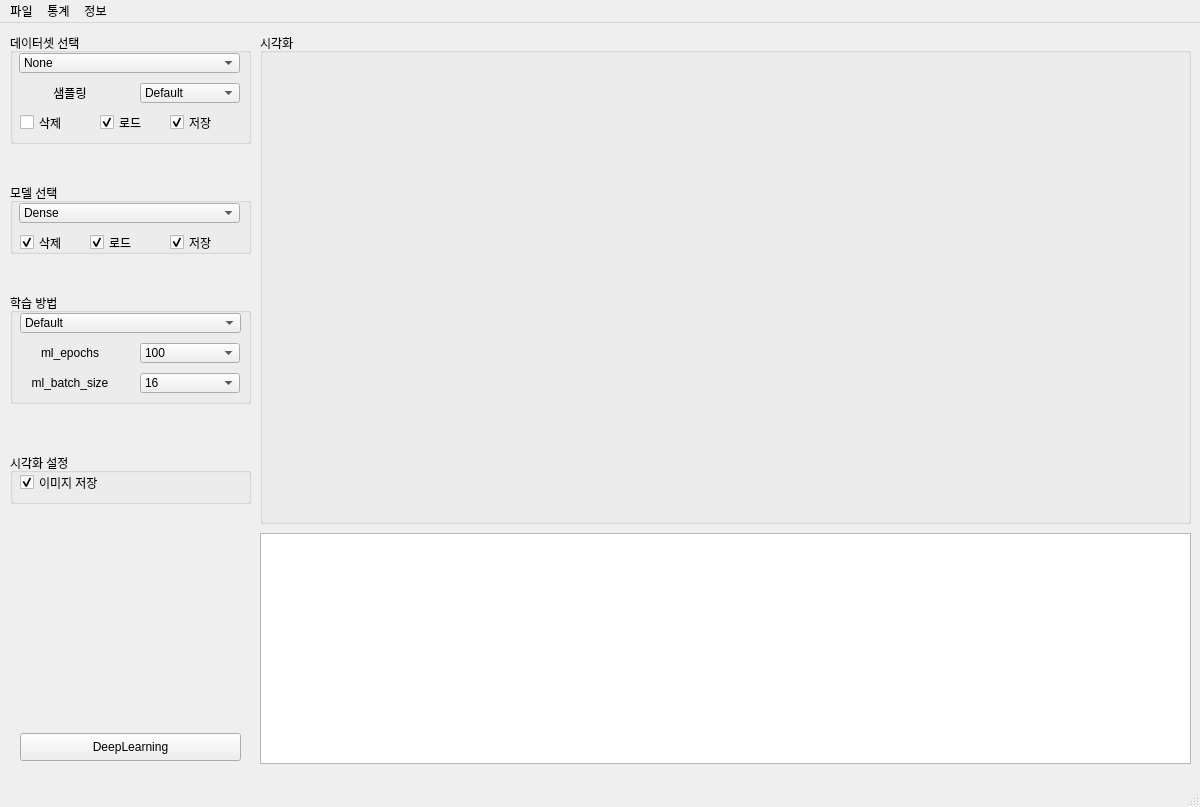
<?xml version="1.0" encoding="UTF-8"?>
<ui version="4.0">
 <class>MainWindow</class>
 <widget class="QMainWindow" name="MainWindow">
  <property name="geometry">
   <rect>
    <x>0</x>
    <y>0</y>
    <width>1200</width>
    <height>807</height>
   </rect>
  </property>
  <property name="sizePolicy">
   <sizepolicy hsizetype="Preferred" vsizetype="Preferred">
    <horstretch>0</horstretch>
    <verstretch>0</verstretch>
   </sizepolicy>
  </property>
  <property name="windowTitle">
   <string>DeepLearning</string>
  </property>
  <property name="toolTipDuration">
   <number>0</number>
  </property>
  <widget class="QWidget" name="centralwidget">
   <property name="sizePolicy">
    <sizepolicy hsizetype="Preferred" vsizetype="Preferred">
     <horstretch>0</horstretch>
     <verstretch>0</verstretch>
    </sizepolicy>
   </property>
   <widget class="QGroupBox" name="groupBox_2">
    <property name="geometry">
     <rect>
      <x>10</x>
      <y>10</y>
      <width>241</width>
      <height>111</height>
     </rect>
    </property>
    <property name="title">
     <string>데이터셋 선택</string>
    </property>
    <widget class="QCheckBox" name="ml_dataset_load">
     <property name="geometry">
      <rect>
       <x>90</x>
       <y>80</y>
       <width>60</width>
       <height>19</height>
      </rect>
     </property>
     <property name="text">
      <string>로드</string>
     </property>
     <property name="checked">
      <bool>true</bool>
     </property>
    </widget>
    <widget class="QCheckBox" name="ml_dataset_save">
     <property name="geometry">
      <rect>
       <x>160</x>
       <y>80</y>
       <width>60</width>
       <height>19</height>
      </rect>
     </property>
     <property name="text">
      <string>저장</string>
     </property>
     <property name="checked">
      <bool>true</bool>
     </property>
    </widget>
    <widget class="QCheckBox" name="ml_dataset_delete">
     <property name="geometry">
      <rect>
       <x>10</x>
       <y>80</y>
       <width>60</width>
       <height>19</height>
      </rect>
     </property>
     <property name="text">
      <string>삭제</string>
     </property>
     <property name="checked">
      <bool>false</bool>
     </property>
    </widget>
    <widget class="QComboBox" name="dataset_type">
     <property name="geometry">
      <rect>
       <x>9</x>
       <y>20</y>
       <width>221</width>
       <height>20</height>
      </rect>
     </property>
     <property name="layoutDirection">
      <enum>Qt::LeftToRight</enum>
     </property>
     <item>
      <property name="text">
       <string>None</string>
      </property>
     </item>
    </widget>
    <widget class="QLabel" name="label_sampling">
     <property name="geometry">
      <rect>
       <x>10</x>
       <y>50</y>
       <width>100</width>
       <height>20</height>
      </rect>
     </property>
     <property name="text">
      <string>샘플링</string>
     </property>
     <property name="alignment">
      <set>Qt::AlignCenter</set>
     </property>
    </widget>
    <widget class="QComboBox" name="sampling_type">
     <property name="geometry">
      <rect>
       <x>130</x>
       <y>50</y>
       <width>100</width>
       <height>20</height>
      </rect>
     </property>
     <property name="layoutDirection">
      <enum>Qt::LeftToRight</enum>
     </property>
     <item>
      <property name="text">
       <string>Default</string>
      </property>
     </item>
    </widget>
   </widget>
   <widget class="QGroupBox" name="groupBox_5">
    <property name="geometry">
     <rect>
      <x>260</x>
      <y>10</y>
      <width>931</width>
      <height>491</height>
     </rect>
    </property>
    <property name="title">
     <string>시각화</string>
    </property>
    <widget class="MatplotlibWidget" name="ml_visualize" native="true">
     <property name="geometry">
      <rect>
       <x>10</x>
       <y>20</y>
       <width>911</width>
       <height>461</height>
      </rect>
     </property>
    </widget>
   </widget>
   <widget class="QListWidget" name="messages">
    <property name="geometry">
     <rect>
      <x>260</x>
      <y>510</y>
      <width>931</width>
      <height>231</height>
     </rect>
    </property>
   </widget>
   <widget class="QPushButton" name="button_deep_learning_apply">
    <property name="geometry">
     <rect>
      <x>20</x>
      <y>710</y>
      <width>221</width>
      <height>28</height>
     </rect>
    </property>
    <property name="text">
     <string>DeepLearning</string>
    </property>
   </widget>
   <widget class="QGroupBox" name="groupBox_6">
    <property name="geometry">
     <rect>
      <x>10</x>
      <y>430</y>
      <width>241</width>
      <height>51</height>
     </rect>
    </property>
    <property name="title">
     <string>시각화 설정</string>
    </property>
    <widget class="QCheckBox" name="ml_image_save">
     <property name="geometry">
      <rect>
       <x>10</x>
       <y>20</y>
       <width>120</width>
       <height>19</height>
      </rect>
     </property>
     <property name="text">
      <string>이미지 저장</string>
     </property>
     <property name="checked">
      <bool>true</bool>
     </property>
    </widget>
   </widget>
   <widget class="QGroupBox" name="groupBox_7">
    <property name="geometry">
     <rect>
      <x>10</x>
      <y>270</y>
      <width>241</width>
      <height>111</height>
     </rect>
    </property>
    <property name="title">
     <string>학습 방법</string>
    </property>
    <widget class="QComboBox" name="ml_type_train">
     <property name="geometry">
      <rect>
       <x>10</x>
       <y>20</y>
       <width>221</width>
       <height>20</height>
      </rect>
     </property>
     <property name="layoutDirection">
      <enum>Qt::LeftToRight</enum>
     </property>
     <item>
      <property name="text">
       <string>Default</string>
      </property>
     </item>
     <item>
      <property name="text">
       <string>CustomHistory</string>
      </property>
     </item>
     <item>
      <property name="text">
       <string>EarlyStopping</string>
      </property>
     </item>
     <item>
      <property name="text">
       <string>TensorBoard</string>
      </property>
     </item>
     <item>
      <property name="text">
       <string>Enforcement</string>
      </property>
     </item>
    </widget>
    <widget class="QLabel" name="label_batch_size">
     <property name="geometry">
      <rect>
       <x>10</x>
       <y>80</y>
       <width>100</width>
       <height>20</height>
      </rect>
     </property>
     <property name="text">
      <string>ml_batch_size</string>
     </property>
     <property name="alignment">
      <set>Qt::AlignCenter</set>
     </property>
    </widget>
    <widget class="QComboBox" name="ml_batch_size">
     <property name="geometry">
      <rect>
       <x>130</x>
       <y>80</y>
       <width>100</width>
       <height>20</height>
      </rect>
     </property>
     <property name="layoutDirection">
      <enum>Qt::LeftToRight</enum>
     </property>
     <item>
      <property name="text">
       <string>16</string>
      </property>
     </item>
     <item>
      <property name="text">
       <string>32</string>
      </property>
     </item>
     <item>
      <property name="text">
       <string>64</string>
      </property>
     </item>
    </widget>
    <widget class="QLabel" name="label_epochs">
     <property name="geometry">
      <rect>
       <x>10</x>
       <y>50</y>
       <width>100</width>
       <height>20</height>
      </rect>
     </property>
     <property name="text">
      <string>ml_epochs</string>
     </property>
     <property name="alignment">
      <set>Qt::AlignCenter</set>
     </property>
    </widget>
    <widget class="QComboBox" name="ml_epochs">
     <property name="geometry">
      <rect>
       <x>130</x>
       <y>50</y>
       <width>100</width>
       <height>20</height>
      </rect>
     </property>
     <property name="layoutDirection">
      <enum>Qt::LeftToRight</enum>
     </property>
     <item>
      <property name="text">
       <string>100</string>
      </property>
     </item>
     <item>
      <property name="text">
       <string>10</string>
      </property>
     </item>
     <item>
      <property name="text">
       <string>20</string>
      </property>
     </item>
     <item>
      <property name="text">
       <string>200</string>
      </property>
     </item>
     <item>
      <property name="text">
       <string>500</string>
      </property>
     </item>
     <item>
      <property name="text">
       <string>1000</string>
      </property>
     </item>
     <item>
      <property name="text">
       <string>2000</string>
      </property>
     </item>
    </widget>
   </widget>
   <widget class="QGroupBox" name="groupBox_3">
    <property name="geometry">
     <rect>
      <x>10</x>
      <y>160</y>
      <width>241</width>
      <height>71</height>
     </rect>
    </property>
    <property name="title">
     <string>모델 선택</string>
    </property>
    <widget class="QComboBox" name="model_type">
     <property name="geometry">
      <rect>
       <x>9</x>
       <y>20</y>
       <width>221</width>
       <height>20</height>
      </rect>
     </property>
     <property name="layoutDirection">
      <enum>Qt::LeftToRight</enum>
     </property>
     <item>
      <property name="text">
       <string>Dense</string>
      </property>
     </item>
    </widget>
    <widget class="QCheckBox" name="ml_model_save">
     <property name="geometry">
      <rect>
       <x>160</x>
       <y>50</y>
       <width>60</width>
       <height>19</height>
      </rect>
     </property>
     <property name="text">
      <string>저장</string>
     </property>
     <property name="checked">
      <bool>true</bool>
     </property>
    </widget>
    <widget class="QCheckBox" name="ml_model_delete">
     <property name="geometry">
      <rect>
       <x>10</x>
       <y>50</y>
       <width>60</width>
       <height>19</height>
      </rect>
     </property>
     <property name="text">
      <string>삭제</string>
     </property>
     <property name="checked">
      <bool>true</bool>
     </property>
    </widget>
    <widget class="QCheckBox" name="ml_model_load">
     <property name="geometry">
      <rect>
       <x>80</x>
       <y>50</y>
       <width>60</width>
       <height>19</height>
      </rect>
     </property>
     <property name="text">
      <string>로드</string>
     </property>
     <property name="checked">
      <bool>true</bool>
     </property>
    </widget>
   </widget>
  </widget>
  <widget class="QStatusBar" name="statusbar"/>
  <widget class="QMenuBar" name="menubar">
   <property name="geometry">
    <rect>
     <x>0</x>
     <y>0</y>
     <width>1200</width>
     <height>26</height>
    </rect>
   </property>
   <widget class="QMenu" name="menu_file">
    <property name="title">
     <string>파일</string>
    </property>
    <addaction name="separator"/>
    <addaction name="menu_file_quit"/>
   </widget>
   <widget class="QMenu" name="menu_info">
    <property name="title">
     <string>정보</string>
    </property>
    <addaction name="menu_info_info"/>
   </widget>
   <widget class="QMenu" name="menu_stats">
    <property name="title">
     <string>통계</string>
    </property>
   </widget>
   <addaction name="menu_file"/>
   <addaction name="menu_stats"/>
   <addaction name="menu_info"/>
  </widget>
  <action name="menu_file_quit">
   <property name="text">
    <string>종료</string>
   </property>
   <property name="shortcut">
    <string>Ctrl+Q</string>
   </property>
  </action>
  <action name="menu_info_info">
   <property name="text">
    <string>정보</string>
   </property>
  </action>
 </widget>
 <layoutdefault spacing="6" margin="9"/>
 <customwidgets>
  <customwidget>
   <class>MatplotlibWidget</class>
   <extends>QWidget</extends>
   <header location="global">MatplotlibWidget</header>
   <container>1</container>
  </customwidget>
 </customwidgets>
 <resources/>
 <connections/>
</ui>
